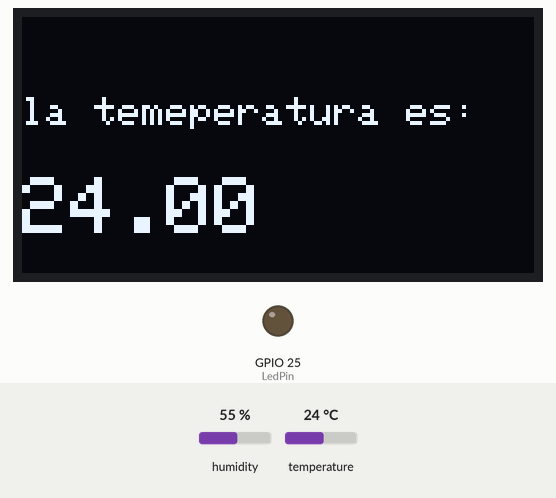
Simulated run of this sketch. Board: ESP32. Parts: 128×64 one-colour display, output pins drawn as LEDs (lit = HIGH). Inputs (shaded band) come from the test bench; at power-on: temperature 24 °C, humidity 55 %.

Above: at 2.9 s.
3.0 s: temperature set to 27 °C
At 4.5 s:
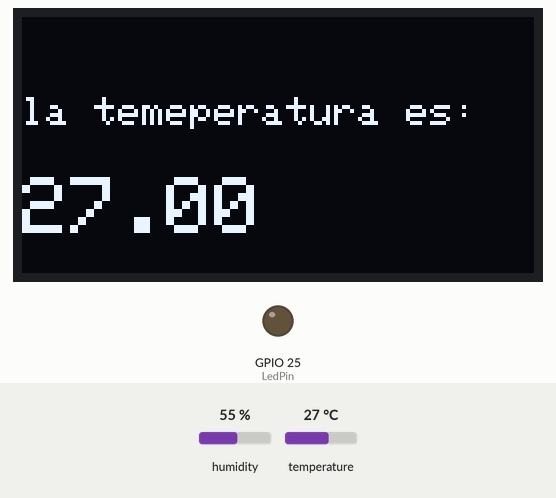
5.7 s: temperature set to 30 °C
At 6.6 s:
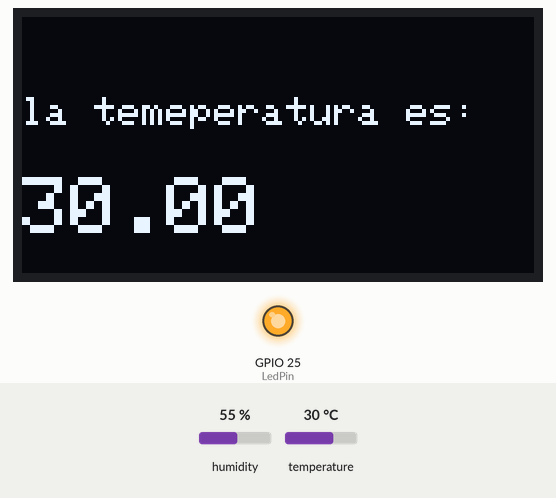
8.4 s: temperature set to 12 °C
At 10.7 s:
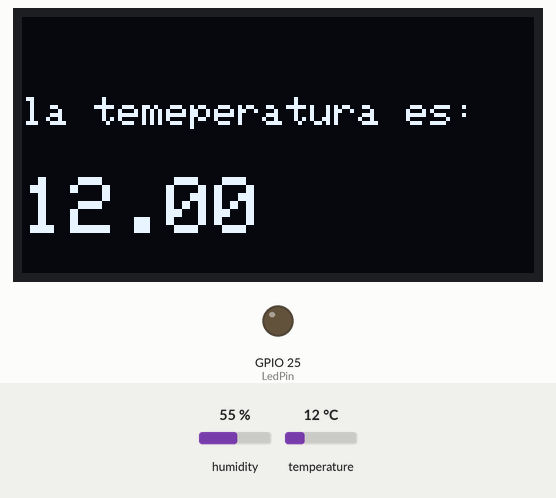
Timing chart, 0 to 12.2 s (numbered marks = the images above; inputs shaded):
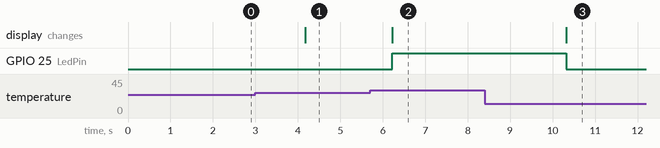

The sketch:

ST_TP0_EJ3.ino
```cpp
#include <Wire.h>     // libreria para bus I2C
#include <Adafruit_GFX.h>   // libreria para pantallas graficas
#include <Adafruit_SSD1306.h>   // libreria para controlador SSD1306

#define SCREEN_WIDTH 128
#define SCREEN_HEIGHT 64

#define OLED_RESET 4
Adafruit_SSD1306 display(SCREEN_WIDTH, SCREEN_HEIGHT, &Wire, OLED_RESET);  // crea objeto


#include "DHT.h"
#include <DHT.h>
#include <DHT_U.h>
float t;

#define DHTPIN 23     // Digital pin connected to the DHT sensor

#define DHTTYPE DHT11   // DHT 22  (AM2302), AM2321

DHT dht(DHTPIN, DHTTYPE);

#define LedPin 25

void setup() {
  Wire.begin();         // inicializa bus I2C
  display.begin(SSD1306_SWITCHCAPVCC, 0x3C); // inicializa pantalla con direccion 0x3C
  dht.begin();
  pinMode(LedPin, OUTPUT);
}

void loop() {
  dhtFunc();
  oledFunc();
  LedOn();
}

void dhtFunc() {

  t = dht.readTemperature(); //Leemos la temperatura en grados Celsius
}
void oledFunc()
{
  display.clearDisplay();      // limpia pantalla
  display.setCursor(0, 20);     // ubica cursor en inicio de coordenadas 0,0
  display.setTextSize(1);
  display.print("la temeperatura es: ");  // escribe en pantalla el texto

  display.setTextColor(WHITE);
  display.setCursor(0, 40);     // ubica cursor en inicio de coordenadas 0,0
  display.setTextSize(2);
  display.print(t);  // escribe en pantalla el texto
  display.display();     // muestra en pantalla todo lo establecido anteriormente
}

void LedOn()
{
  if (t >= 29)
  {
    digitalWrite(LedPin, HIGH);
  }
  else
  {
    digitalWrite(LedPin, LOW);
  }
}
```

Measured:
- the behaviour switches between 28 and 29 °C on temperature (found by bisection; images 1 and 2)
- after the input at 3.0 s, the display: changes after 1.2 s (image 1)
- after the input at 5.7 s, GPIO 25 (LedPin): LOW → HIGH after 0.52 s; the display: first differs from a run without the input after 0.52 s (image 2)
- after the input at 8.4 s, GPIO 25 (LedPin): HIGH → LOW after 1.9 s; the display: first differs from a run without the input after 1.9 s (image 3)
